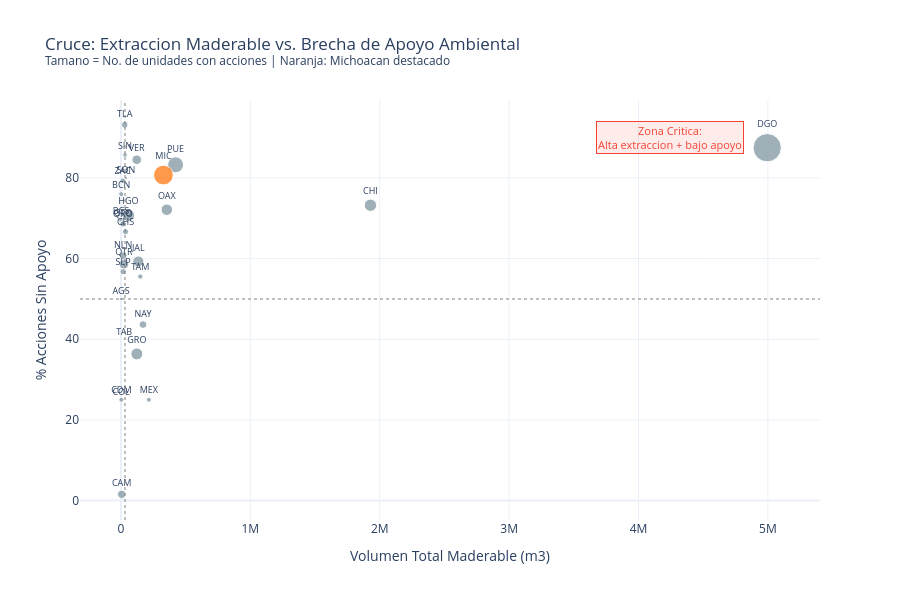

Write notebook code for a chart like this one.
### Markdown cell above
---
## 3. Cruce Critico: Extraccion Maderable vs. Brecha de Apoyo

### Code cell
# Grafico 3: Scatter - Cruce aprovechamiento vs brecha

# Mapeo entre codigos cortos y nombres completos
mapeo_nombres = {
    'AGS': 'Aguascalientes', 'BCN': 'Baja California', 'BCS': 'Baja California Sur',
    'CAM': 'Campeche', 'COL': 'Colima', 'CHS': 'Chiapas', 'CHI': 'Chihuahua',
    'CDM': 'Ciudad de México', 'DGO': 'Durango', 'GTO': 'Guanajuato',
    'GRO': 'Guerrero', 'HGO': 'Hidalgo', 'JAL': 'Jalisco', 'MEX': 'México',
    'MIC': 'Michoacán', 'NAY': 'Nayarit', 'NLN': 'Nuevo León',
    'OAX': 'Oaxaca', 'PUE': 'Puebla', 'QRO': 'Querétaro', 'QTR': 'Quintana Roo',
    'SLP': 'San Luis Potosí', 'SIN': 'Sinaloa', 'SON': 'Sonora',
    'TAB': 'Tabasco', 'TAM': 'Tamaulipas', 'TLA': 'Tlaxcala',
    'VER': 'Veracruz', 'YUC': 'Yucatán', 'ZAC': 'Zacatecas'
}

df_bio_estados['nombre_completo'] = df_bio_estados['estado'].map(mapeo_nombres)

# Cruce por nombre parcial
rows_cruce = []
for _, bio_row in df_bio_estados.iterrows():
    nombre = bio_row.get('nombre_completo', '')
    if pd.isna(nombre):
        continue
    match = df_gestion[df_gestion['entidad'].str.contains(nombre, na=False)]
    if not match.empty:
        gest_row = match.iloc[0]
        if gest_row['pct_acciones_sin_apoyo'] >= 0:
            rows_cruce.append({
                'estado': bio_row['estado'],
                'Total_Maderable': bio_row['Total_Maderable'],
                'pct_sin_apoyo': gest_row['pct_acciones_sin_apoyo'],
                'unidades_con_acciones': gest_row['unidades_con_acciones'],
                'es_michoacan': 'Michoacán' in gest_row['entidad']
            })

df_cruce = pd.DataFrame(rows_cruce)

fig3 = px.scatter(
    df_cruce,
    x='Total_Maderable',
    y='pct_sin_apoyo',
    size='unidades_con_acciones',
    color='es_michoacan',
    color_discrete_map={True: COLOR_MICH, False: '#78909C'},
    hover_name='estado',
    text='estado',
    labels={
        'Total_Maderable': 'Volumen Total Maderable (m3)',
        'pct_sin_apoyo': '% Acciones Sin Apoyo',
        'unidades_con_acciones': 'Unidades con Acciones',
        'es_michoacan': 'Michoacan'
    },
    title='Cruce: Extraccion Maderable vs. Brecha de Apoyo Ambiental<br><sup>Tamano = No. de unidades con acciones | Naranja: Michoacan destacado</sup>'
)

fig3.update_traces(textposition='top center', textfont_size=9)

# Lineas de referencia
fig3.add_hline(y=50, line_dash='dot', line_color='gray', opacity=0.5)
fig3.add_vline(x=df_cruce['Total_Maderable'].median(), line_dash='dot', line_color='gray', opacity=0.5)

# Anotacion de zona critica
fig3.add_annotation(
    x=df_cruce['Total_Maderable'].max() * 0.85,
    y=90,
    text='Zona Critica:<br>Alta extraccion + bajo apoyo',
    showarrow=False,
    font=dict(color=COLOR_SIN, size=11),
    bgcolor='rgba(244,67,54,0.1)',
    bordercolor=COLOR_SIN,
    borderwidth=1
)

fig3.update_layout(
    template=template_style,
    height=600,
    showlegend=False
)

fig3.show()

### Figure 1 — Plotly figure (JSON) as saved in the notebook; plotly's stock layout.template omitted (floating-point values rounded to 4 significant figures)
{"data": [{"hovertemplate": "<b>%{hovertext}</b><br><br>Michoacan=False<br>Volumen Total Maderable (m3)=%{x}<br>% Acciones Sin Apoyo=%{y}<br>Unidades con Acciones=%{marker.size}<br>estado=%{text}<extra></extra>", "hovertext": ["AGS", "BCN", "BCS", "CAM", "COL", "CHS", "CHI", "CDM", "DGO", "GTO", "GRO", "HGO", "JAL", "MEX", "NAY", "NLN", "OAX", "PUE", "QRO", "QTR", "SLP", "SIN", "SON", "TAB", "TAM", "TLA", "VER", "ZAC"], "legendgroup": "False", "marker": {"color": "#78909C", "size": [11, 24, 22, 64, 3, 35, 141, 23, 735, 31, 131, 139, 112, 23, 54, 55, 121, 232, 34, 86, 36, 20, 9, 4, 26, 43, 83, 28], "sizemode": "area", "sizeref": 1.837, "symbol": "circle"}, "mode": "markers+text", "name": "False", "orientation": "v", "showlegend": true, "text": ["AGS", "BCN", "BCS", "CAM", "COL", "CHS", "CHI", "CDM", "DGO", "GTO", "GRO", "HGO", "JAL", "MEX", "NAY", "NLN", "OAX", "PUE", "QRO", "QTR", "SLP", "SIN", "SON", "TAB", "TAM", "TLA", "VER", "ZAC"], "textfont": {"size": 9}, "textposition": "top center", "type": "scatter", "x": [1472.0, 2604.0, 680.0, 5718.0, 1429.0, 35580.0, 1928000.0, 3411.0, 4994000.0, 15740.0, 123000.0, 57890.0, 134700.0, 215600.0, 170400.0, 17630.0, 354700.0, 422500.0, 15190.0, 23390.0, 16840.0, 31480.0, 38830.0, 25560.0, 149900.0, 28900.0, 122100.0, 14080.0], "xaxis": "x", "y": [50.0, 76.0, 69.57, 1.538, 25.0, 66.67, 73.24, 25.0, 87.5, 68.75, 36.36, 70.71, 59.29, 25.0, 43.64, 60.71, 72.13, 83.26, 68.57, 58.62, 56.76, 85.71, 80.0, 40.0, 55.56, 93.18, 84.52, 79.31], "yaxis": "y"}, {"hovertemplate": "<b>%{hovertext}</b><br><br>Michoacan=True<br>Volumen Total Maderable (m3)=%{x}<br>% Acciones Sin Apoyo=%{y}<br>Unidades con Acciones=%{marker.size}<br>estado=%{text}<extra></extra>", "hovertext": ["MIC"], "legendgroup": "True", "marker": {"color": "#FF6F00", "size": [357], "sizemode": "area", "sizeref": 1.837, "symbol": "circle"}, "mode": "markers+text", "name": "True", "orientation": "v", "showlegend": true, "text": ["MIC"], "textfont": {"size": 9}, "textposition": "top center", "type": "scatter", "x": [328400.0], "xaxis": "x", "y": [80.73], "yaxis": "y"}], "layout": {"annotations": [{"bgcolor": "rgba(244,67,54,0.1)", "bordercolor": "#F44336", "borderwidth": 1, "font": {"color": "#F44336", "size": 11}, "showarrow": false, "text": "Zona Critica:<br>Alta extraccion + bajo apoyo", "x": 4245000.0, "y": 90}], "height": 600, "legend": {"itemsizing": "constant", "title": {"text": "Michoacan"}, "tracegroupgap": 0}, "shapes": [{"line": {"color": "gray", "dash": "dot"}, "opacity": 0.5, "type": "line", "x0": 0, "x1": 1, "xref": "x domain", "y0": 50, "y1": 50, "yref": "y"}, {"line": {"color": "gray", "dash": "dot"}, "opacity": 0.5, "type": "line", "x0": 31480.0, "x1": 31480.0, "xref": "x", "y0": 0, "y1": 1, "yref": "y domain"}], "showlegend": false, "title": {"text": "Cruce: Extraccion Maderable vs. Brecha de Apoyo Ambiental<br><sup>Tamano = No. de unidades con acciones | Naranja: Michoacan destacado</sup>"}, "xaxis": {"anchor": "y", "domain": [0, 1], "title": {"text": "Volumen Total Maderable (m3)"}}, "yaxis": {"anchor": "x", "domain": [0, 1], "title": {"text": "% Acciones Sin Apoyo"}}}}
